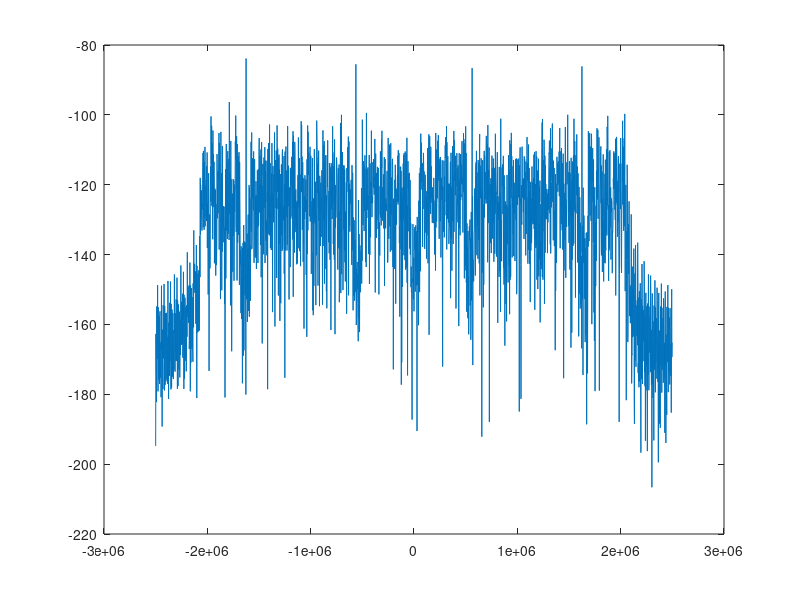
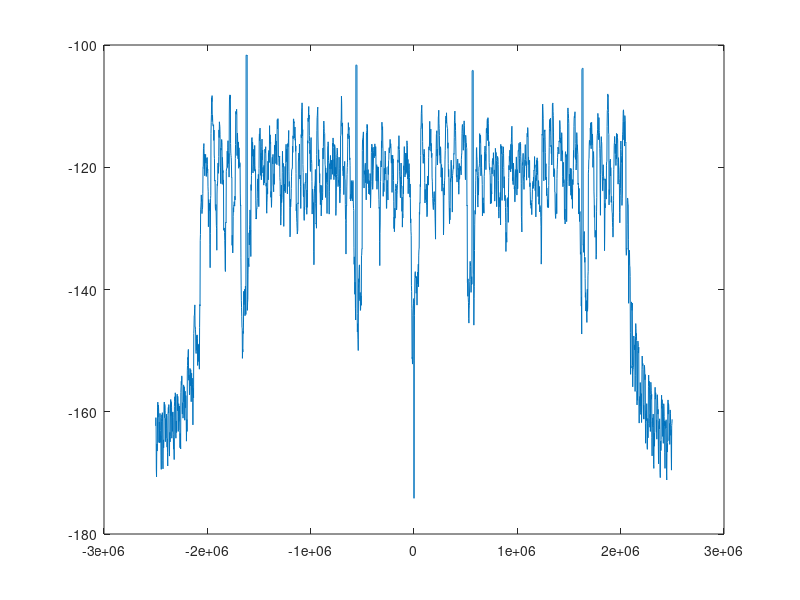
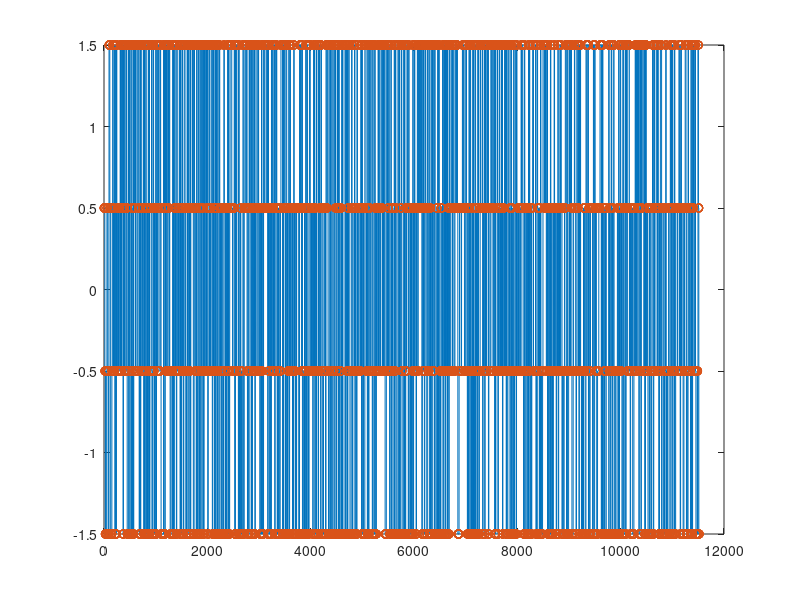
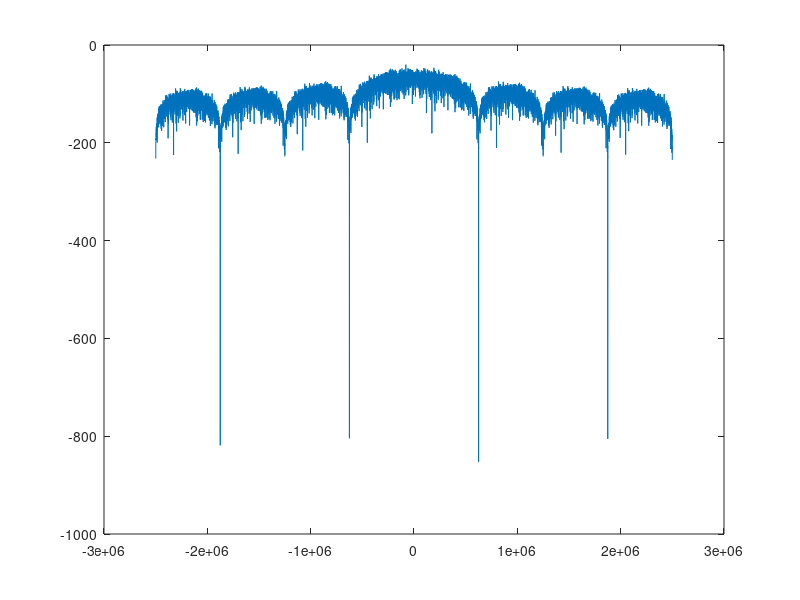

Recreate these plots in MATLAB, in order.


clear all;
close all;

load('ofdm.mat');

% variables from ofdm.mat
fdd_mat;
pilots;
pilots_mat;
preamble;
tx_syms;
tx_syms_mat;
tx_data;
tdd_tx_payload_mat;
tx_payload_vec;

fs = 5e6;
N = length(tx_payload_vec);
t = 1:1/fs:5-(1/fs);
freq = 0:fs/N:fs-(1/fs);
freq_one = freq(1:N/2+1);
freq_one(2:end-1);


%% Smmoth Payload vec to identify bandwidth

% take the one sided fft
%TX_F = (1/N)*fft(tx_payload_vec);

Pxx = (1/(N^2))*abs(fft(tx_payload_vec)).^2;
Pxx_one = Pxx(1:N/2+1);
Pxx_one(2:end-1) = 2*Pxx_one(2:end-1);
figure; plot(freq-(fs/2), fftshift(10*log(Pxx)));

smoothing = 6;
Pxx_smooth_tmp = conv(ones([1 smoothing])./smoothing, Pxx);
Pxx_smooth = Pxx_smooth_tmp(1:end-smoothing+1);
figure; plot(freq-(fs/2), fftshift(10*log(Pxx_smooth)));

% smoothing = 10;
% Pxx_smooth_tmp = conv(ones([1 smoothing])./smoothing, Pxx);
% Pxx_smooth = Pxx_smooth_tmp(1:end-smoothing+1);
% figure; plot(freq-(fs/2), fftshift((Pxx_smooth)));

sym1 = ifft(fdd_mat(:,1));
sym2 = ifft(fdd_mat(:,2));
sym3 = ifft(fdd_mat(:,3));
sym4 = ifft(fdd_mat(:,4));
sym5 = ifft(fdd_mat(:,5));
sym6 = ifft(fdd_mat(:,6));

% each frequency window for ofdm is 64 samples long, modulated by its own distinct carrier
% 

% gen more complex random signals
order1= 16;
M = sqrt(order1);
tx_scm = (randi(M, 1, length(tx_syms)) - (M+1)/2) + i*(randi(M, 1, length(tx_syms)) - (M+1)/2);
tx_scm_vec = repelem(tx_scm, 8);

fs_scm = 5e6;
N_scm = length(tx_scm_vec);
t_scm = 1:1/fs_scm:5-(1/fs_scm);
freq_scm = 0:fs_scm/N_scm:fs_scm-(1/fs_scm);
freq_one_scm = freq_scm(1:N_scm/2+1);
freq_one(2:end-1);

figure;
plot(real(tx_scm_vec)); hold on;
plot(real(tx_scm_vec), 'o'); hold off;
Pxx_scm = (1/(N_scm^2))*abs(fft(tx_scm_vec)).^2;
Pxx_scm_one = Pxx_scm(1:N/2+1);
Pxx_scm_one(2:end-1) = 2*Pxx_scm_one(2:end-1);
figure; plot(freq_scm-(fs_scm/2), fftshift(10*log(Pxx_scm)));

sub_C = 3;
sub_N = floor(length(tx_syms)/sub_C);
fdd_scm_syms = (randi(M, 1, sub_N) - (M+1)/2) + (i*randi(M, 1, sub_N) - (M+1)/2);
fdd_scm_syms_up = circshift(upsample(fdd_scm_syms, sub_C),1);
fdd_scm_mat = reshape(fdd_scm_syms_up, sub_C, sub_N);
tdd_scm_mat = ifft(fdd_scm_syms, sub_C, 1);
tdd_scm_vec = reshape(tdd_scm_mat, 1, sub_C*length(tdd_scm_mat(1,:)));


fs_cpscm = 5e6;
N_cpscm = length(tdd_scm_vec);
t_cpscm = 0:1/fs_cpscm:5-(1/fs_cpscm);
freq_cpscm = 0:fs_cpscm/N_cpscm:fs_cpscm-(1/fs_cpscm);

P = (1/(N^2))*abs(fft(tdd_scm_vec)).^2;
P_one = P(1:N_cpscm/2+1);
P_one(2:end-1) = 2*P_one(2:end-1);
figure; plot(freq_cpscm-(fs_cpscm/2), fftshift(10*log(P)));








